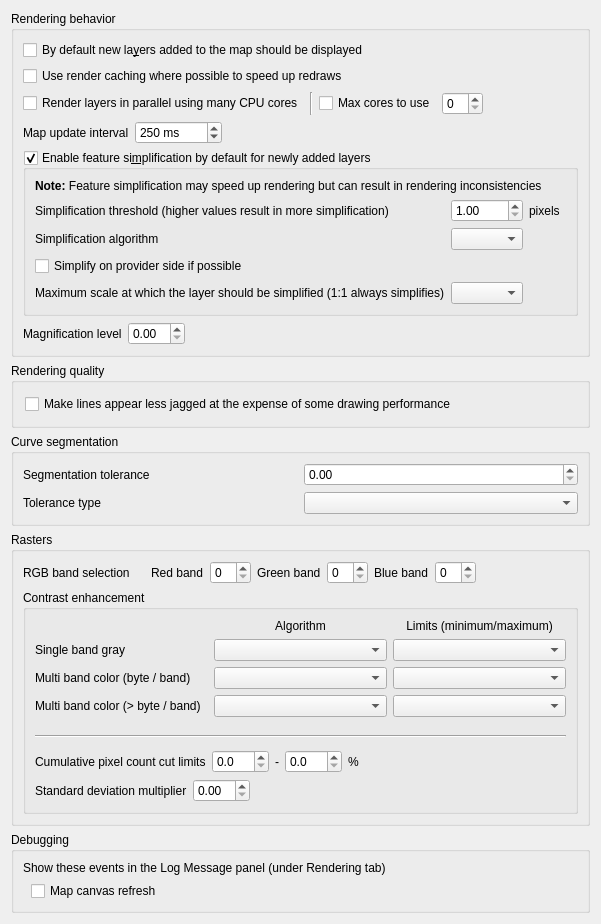
             <widget class="QWidget" name="mOptionsScrollAreaContents_04">
              <property name="geometry">
               <rect>
                <x>0</x>
                <y>0</y>
                <width>541</width>
                <height>827</height>
               </rect>
              </property>
              <layout class="QGridLayout" name="gridLayout_22">
               <item row="0" column="0">
                <widget class="QgsCollapsibleGroupBox" name="groupBox_5">
                 <property name="title">
                  <string>Rendering behavior</string>
                 </property>
                 <layout class="QVBoxLayout" name="verticalLayout_9">
                  <item>
                   <widget class="QCheckBox" name="chkAddedVisibility">
                    <property name="text">
                     <string>By default new la&amp;yers added to the map should be displayed</string>
                    </property>
                   </widget>
                  </item>
                  <item>
                   <widget class="QCheckBox" name="chkUseRenderCaching">
                    <property name="text">
                     <string>Use render caching where possible to speed up redraws</string>
                    </property>
                   </widget>
                  </item>
                  <item>
                   <layout class="QHBoxLayout" name="horizontalLayout_26">
                    <item>
                     <widget class="QCheckBox" name="chkParallelRendering">
                      <property name="text">
                       <string>Render layers in parallel using many CPU cores</string>
                      </property>
                     </widget>
                    </item>
                    <item>
                     <widget class="Line" name="line_6">
                      <property name="orientation">
                       <enum>Qt::Vertical</enum>
                      </property>
                     </widget>
                    </item>
                    <item>
                     <widget class="QCheckBox" name="chkMaxThreads">
                      <property name="text">
                       <string>Max cores to use</string>
                      </property>
                     </widget>
                    </item>
                    <item>
                     <widget class="QSpinBox" name="spinMaxThreads"/>
                    </item>
                    <item>
                     <spacer name="horizontalSpacer_41">
                      <property name="orientation">
                       <enum>Qt::Horizontal</enum>
                      </property>
                      <property name="sizeHint" stdset="0">
                       <size>
                        <width>40</width>
                        <height>20</height>
                       </size>
                      </property>
                     </spacer>
                    </item>
                   </layout>
                  </item>
                  <item>
                   <layout class="QHBoxLayout" name="horizontalLayout_4">
                    <item>
                     <widget class="QLabel" name="label_56">
                      <property name="text">
                       <string>Map update interval</string>
                      </property>
                     </widget>
                    </item>
                    <item>
                     <widget class="QSpinBox" name="spinMapUpdateInterval">
                      <property name="suffix">
                       <string> ms</string>
                      </property>
                      <property name="maximum">
                       <number>999999</number>
                      </property>
                      <property name="singleStep">
                       <number>50</number>
                      </property>
                      <property name="value">
                       <number>250</number>
                      </property>
                     </widget>
                    </item>
                    <item>
                     <spacer name="horizontalSpacer_46">
                      <property name="orientation">
                       <enum>Qt::Horizontal</enum>
                      </property>
                      <property name="sizeHint" stdset="0">
                       <size>
                        <width>40</width>
                        <height>20</height>
                       </size>
                      </property>
                     </spacer>
                    </item>
                   </layout>
                  </item>
                  <item>
                   <widget class="QgsCollapsibleGroupBox" name="mSimplifyDrawingGroupBox">
                    <property name="title">
                     <string>Enable feature si&amp;mplification by default for newly added layers</string>
                    </property>
                    <property name="flat">
                     <bool>true</bool>
                    </property>
                    <property name="checkable">
                     <bool>true</bool>
                    </property>
                    <layout class="QGridLayout" name="_14">
                     <item row="0" column="1" colspan="4">
                      <widget class="QLabel" name="label_59">
                       <property name="text">
                        <string>&lt;b&gt;Note:&lt;/b&gt; Feature simplification may speed up rendering but can result in rendering inconsistencies</string>
                       </property>
                      </widget>
                     </item>
                     <item row="1" column="1">
                      <widget class="QLabel" name="label_65">
                       <property name="text">
                        <string>Simplification threshold (higher values result in more simplification)</string>
                       </property>
                       <property name="margin">
                        <number>2</number>
                       </property>
                      </widget>
                     </item>
                     <item row="1" column="2">
                      <widget class="QDoubleSpinBox" name="mSimplifyDrawingSpinBox">
                       <property name="toolTip">
                        <string>Higher values result in more simplification</string>
                       </property>
                       <property name="decimals">
                        <number>2</number>
                       </property>
                       <property name="minimum">
                        <double>1.000000000000000</double>
                       </property>
                       <property name="maximum">
                        <double>5.000000000000000</double>
                       </property>
                       <property name="singleStep">
                        <double>0.200000000000000</double>
                       </property>
                       <property name="value">
                        <double>1.000000000000000</double>
                       </property>
                      </widget>
                     </item>
                     <item row="1" column="3">
                      <widget class="QLabel" name="mSimplifyDrawingPx">
                       <property name="text">
                        <string>pixels</string>
                       </property>
                       <property name="margin">
                        <number>2</number>
                       </property>
                      </widget>
                     </item>
                     <item row="1" column="4">
                      <spacer name="horizontalSpacer_40">
                       <property name="orientation">
                        <enum>Qt::Horizontal</enum>
                       </property>
                       <property name="sizeHint" stdset="0">
                        <size>
                         <width>20</width>
                         <height>20</height>
                        </size>
                       </property>
                      </spacer>
                     </item>
                     <item row="2" column="1">
                      <widget class="QLabel" name="mSimplifyAlgorithmLabel">
                       <property name="toolTip">
                        <string>This algorithm is only applied to simplify on local side</string>
                       </property>
                       <property name="text">
                        <string>Simplification algorithm</string>
                       </property>
                       <property name="margin">
                        <number>2</number>
                       </property>
                      </widget>
                     </item>
                     <item row="2" column="2">
                      <widget class="QComboBox" name="mSimplifyAlgorithmComboBox"/>
                     </item>
                     <item row="3" column="1" colspan="4">
                      <widget class="QCheckBox" name="mSimplifyDrawingAtProvider">
                       <property name="text">
                        <string>Simplify on provider side if possible</string>
                       </property>
                      </widget>
                     </item>
                     <item row="4" column="1">
                      <widget class="QLabel" name="mSimplifyMaxScaleLabel">
                       <property name="text">
                        <string>Maximum scale at which the layer should be simplified (1:1 always simplifies)</string>
                       </property>
                       <property name="margin">
                        <number>2</number>
                       </property>
                      </widget>
                     </item>
                     <item row="4" column="2">
                      <widget class="QgsScaleComboBox" name="mSimplifyMaximumScaleComboBox">
                       <property name="sizePolicy">
                        <sizepolicy hsizetype="Expanding" vsizetype="Fixed">
                         <horstretch>0</horstretch>
                         <verstretch>0</verstretch>
                        </sizepolicy>
                       </property>
                      </widget>
                     </item>
                    </layout>
                   </widget>
                  </item>
                  <item>
                   <layout class="QHBoxLayout" name="horizontalLayout_5">
                    <property name="topMargin">
                     <number>0</number>
                    </property>
                    <item>
                     <widget class="QLabel" name="labelMagnifier">
                      <property name="text">
                       <string>Magnification level</string>
                      </property>
                     </widget>
                    </item>
                    <item>
                     <widget class="QDoubleSpinBox" name="doubleSpinBoxMagnifierDefault"/>
                    </item>
                    <item>
                     <spacer name="horizontalSpacer_4">
                      <property name="orientation">
                       <enum>Qt::Horizontal</enum>
                      </property>
                      <property name="sizeType">
                       <enum>QSizePolicy::Expanding</enum>
                      </property>
                      <property name="sizeHint" stdset="0">
                       <size>
                        <width>40</width>
                        <height>20</height>
                       </size>
                      </property>
                     </spacer>
                    </item>
                   </layout>
                  </item>
                 </layout>
                </widget>
               </item>
               <item row="1" column="0">
                <widget class="QgsCollapsibleGroupBox" name="groupBox_8">
                 <property name="title">
                  <string>Rendering quality</string>
                 </property>
                 <layout class="QVBoxLayout" name="_5">
                  <property name="leftMargin">
                   <number>11</number>
                  </property>
                  <property name="topMargin">
                   <number>11</number>
                  </property>
                  <property name="rightMargin">
                   <number>11</number>
                  </property>
                  <property name="bottomMargin">
                   <number>11</number>
                  </property>
                  <item>
                   <widget class="QCheckBox" name="chkAntiAliasing">
                    <property name="text">
                     <string>Make lines appear less jagged at the expense of some drawing performance</string>
                    </property>
                   </widget>
                  </item>
                 </layout>
                </widget>
               </item>
               <item row="2" column="0">
                <widget class="QgsCollapsibleGroupBox" name="mSegmentationGroupBox">
                 <property name="title">
                  <string>Curve segmentation</string>
                 </property>
                 <layout class="QGridLayout" name="gridLayout_20">
                  <item row="0" column="0">
                   <widget class="QLabel" name="mSegmentationToleranceLabel">
                    <property name="text">
                     <string>Segmentation tolerance</string>
                    </property>
                   </widget>
                  </item>
                  <item row="0" column="1">
                   <widget class="QDoubleSpinBox" name="mSegmentationToleranceSpinBox"/>
                  </item>
                  <item row="1" column="0">
                   <widget class="QLabel" name="mToleranceTypeLabel">
                    <property name="text">
                     <string>Tolerance type</string>
                    </property>
                   </widget>
                  </item>
                  <item row="1" column="1">
                   <widget class="QComboBox" name="mToleranceTypeComboBox"/>
                  </item>
                 </layout>
                </widget>
               </item>
               <item row="3" column="0">
                <widget class="QgsCollapsibleGroupBox" name="groupBox_14">
                 <property name="title">
                  <string>Rasters</string>
                 </property>
                 <layout class="QVBoxLayout" name="verticalLayout_10">
                  <item>
                   <widget class="QWidget" name="widget" native="true">
                    <layout class="QHBoxLayout" name="horizontalLayout_19">
                     <property name="leftMargin">
                      <number>0</number>
                     </property>
                     <property name="topMargin">
                      <number>0</number>
                     </property>
                     <property name="rightMargin">
                      <number>0</number>
                     </property>
                     <property name="bottomMargin">
                      <number>0</number>
                     </property>
                     <item>
                      <widget class="QLabel" name="label_21">
                       <property name="text">
                        <string>RGB band selection</string>
                       </property>
                      </widget>
                     </item>
                     <item>
                      <spacer name="horizontalSpacer_19">
                       <property name="orientation">
                        <enum>Qt::Horizontal</enum>
                       </property>
                       <property name="sizeType">
                        <enum>QSizePolicy::Maximum</enum>
                       </property>
                       <property name="sizeHint" stdset="0">
                        <size>
                         <width>15</width>
                         <height>20</height>
                        </size>
                       </property>
                      </spacer>
                     </item>
                     <item>
                      <widget class="QLabel" name="label_22">
                       <property name="text">
                        <string>Red band</string>
                       </property>
                      </widget>
                     </item>
                     <item>
                      <widget class="QSpinBox" name="spnRed"/>
                     </item>
                     <item>
                      <widget class="QLabel" name="label_23">
                       <property name="text">
                        <string>Green band</string>
                       </property>
                      </widget>
                     </item>
                     <item>
                      <widget class="QSpinBox" name="spnGreen"/>
                     </item>
                     <item>
                      <widget class="QLabel" name="label_24">
                       <property name="text">
                        <string>Blue band</string>
                       </property>
                      </widget>
                     </item>
                     <item>
                      <widget class="QSpinBox" name="spnBlue"/>
                     </item>
                     <item>
                      <spacer name="horizontalSpacer_20">
                       <property name="orientation">
                        <enum>Qt::Horizontal</enum>
                       </property>
                       <property name="sizeHint" stdset="0">
                        <size>
                         <width>40</width>
                         <height>20</height>
                        </size>
                       </property>
                      </spacer>
                     </item>
                    </layout>
                   </widget>
                  </item>
                  <item>
                   <widget class="QGroupBox" name="groupBox_17">
                    <property name="title">
                     <string>Contrast enhancement</string>
                    </property>
                    <property name="flat">
                     <bool>true</bool>
                    </property>
                    <layout class="QVBoxLayout" name="verticalLayout_11">
                     <item>
                      <layout class="QGridLayout" name="gridLayout_33">
                       <item row="4" column="2">
                        <widget class="QComboBox" name="cboxContrastEnhancementLimitsMultiBandSingleByte"/>
                       </item>
                       <item row="1" column="1">
                        <widget class="QLabel" name="label_50">
                         <property name="text">
                          <string>Algorithm</string>
                         </property>
                         <property name="alignment">
                          <set>Qt::AlignCenter</set>
                         </property>
                        </widget>
                       </item>
                       <item row="3" column="1">
                        <widget class="QComboBox" name="cboxContrastEnhancementAlgorithmSingleBand"/>
                       </item>
                       <item row="3" column="0">
                        <widget class="QLabel" name="label_37">
                         <property name="text">
                          <string>Single band gray</string>
                         </property>
                        </widget>
                       </item>
                       <item row="1" column="2">
                        <widget class="QLabel" name="label_51">
                         <property name="text">
                          <string>Limits (minimum/maximum)</string>
                         </property>
                         <property name="alignment">
                          <set>Qt::AlignCenter</set>
                         </property>
                        </widget>
                       </item>
                       <item row="3" column="2">
                        <widget class="QComboBox" name="cboxContrastEnhancementLimitsSingleBand"/>
                       </item>
                       <item row="4" column="1">
                        <widget class="QComboBox" name="cboxContrastEnhancementAlgorithmMultiBandSingleByte"/>
                       </item>
                       <item row="4" column="0">
                        <widget class="QLabel" name="label_38">
                         <property name="text">
                          <string>Multi band color (byte / band) </string>
                         </property>
                        </widget>
                       </item>
                       <item row="5" column="0">
                        <widget class="QLabel" name="label_39">
                         <property name="text">
                          <string>Multi band color (&gt; byte / band) </string>
                         </property>
                        </widget>
                       </item>
                       <item row="5" column="1">
                        <widget class="QComboBox" name="cboxContrastEnhancementAlgorithmMultiBandMultiByte"/>
                       </item>
                       <item row="5" column="2">
                        <widget class="QComboBox" name="cboxContrastEnhancementLimitsMultiBandMultiByte"/>
                       </item>
                      </layout>
                     </item>
                     <item>
                      <widget class="QWidget" name="widget_4" native="true">
                       <layout class="QHBoxLayout" name="horizontalLayout_23">
                        <property name="leftMargin">
                         <number>0</number>
                        </property>
                        <property name="topMargin">
                         <number>0</number>
                        </property>
                        <property name="rightMargin">
                         <number>0</number>
                        </property>
                        <property name="bottomMargin">
                         <number>0</number>
                        </property>
                       </layout>
                      </widget>
                     </item>
                     <item>
                      <widget class="QWidget" name="widget_5" native="true">
                       <layout class="QHBoxLayout" name="horizontalLayout_24">
                        <property name="leftMargin">
                         <number>0</number>
                        </property>
                        <property name="topMargin">
                         <number>0</number>
                        </property>
                        <property name="rightMargin">
                         <number>0</number>
                        </property>
                        <property name="bottomMargin">
                         <number>0</number>
                        </property>
                       </layout>
                      </widget>
                     </item>
                     <item>
                      <widget class="Line" name="line">
                       <property name="orientation">
                        <enum>Qt::Horizontal</enum>
                       </property>
                      </widget>
                     </item>
                     <item>
                      <widget class="QWidget" name="widget_6" native="true">
                       <layout class="QHBoxLayout" name="horizontalLayout_25">
                        <property name="leftMargin">
                         <number>0</number>
                        </property>
                        <property name="topMargin">
                         <number>0</number>
                        </property>
                        <property name="rightMargin">
                         <number>0</number>
                        </property>
                        <property name="bottomMargin">
                         <number>0</number>
                        </property>
                       </layout>
                      </widget>
                     </item>
                     <item>
                      <widget class="QWidget" name="widget_7" native="true">
                       <layout class="QHBoxLayout" name="horizontalLayout_18">
                        <property name="leftMargin">
                         <number>0</number>
                        </property>
                        <property name="topMargin">
                         <number>0</number>
                        </property>
                        <property name="rightMargin">
                         <number>0</number>
                        </property>
                        <property name="bottomMargin">
                         <number>0</number>
                        </property>
                        <item>
                         <widget class="QLabel" name="label_36">
                          <property name="text">
                           <string>Cumulative pixel count cut limits</string>
                          </property>
                         </widget>
                        </item>
                        <item>
                         <widget class="QDoubleSpinBox" name="mRasterCumulativeCutLowerDoubleSpinBox">
                          <property name="decimals">
                           <number>1</number>
                          </property>
                         </widget>
                        </item>
                        <item>
                         <widget class="QLabel" name="label_34">
                          <property name="text">
                           <string>-</string>
                          </property>
                         </widget>
                        </item>
                        <item>
                         <widget class="QDoubleSpinBox" name="mRasterCumulativeCutUpperDoubleSpinBox">
                          <property name="decimals">
                           <number>1</number>
                          </property>
                         </widget>
                        </item>
                        <item>
                         <widget class="QLabel" name="label_35">
                          <property name="text">
                           <string>%</string>
                          </property>
                         </widget>
                        </item>
                        <item>
                         <spacer name="horizontalSpacer_18">
                          <property name="orientation">
                           <enum>Qt::Horizontal</enum>
                          </property>
                          <property name="sizeHint" stdset="0">
                           <size>
                            <width>123</width>
                            <height>20</height>
                           </size>
                          </property>
                         </spacer>
                        </item>
                       </layout>
                      </widget>
                     </item>
                     <item>
                      <widget class="QWidget" name="widget_2" native="true">
                       <layout class="QHBoxLayout" name="horizontalLayout_20">
                        <property name="leftMargin">
                         <number>0</number>
                        </property>
                        <property name="topMargin">
                         <number>0</number>
                        </property>
                        <property name="rightMargin">
                         <number>0</number>
                        </property>
                        <property name="bottomMargin">
                         <number>0</number>
                        </property>
                        <item>
                         <widget class="QLabel" name="label_25">
                          <property name="text">
                           <string>Standard deviation multiplier</string>
                          </property>
                         </widget>
                        </item>
                        <item>
                         <widget class="QDoubleSpinBox" name="spnThreeBandStdDev">
                          <property name="maximum">
                           <double>10.000000000000000</double>
                          </property>
                          <property name="singleStep">
                           <double>0.100000000000000</double>
                          </property>
                         </widget>
                        </item>
                        <item>
                         <spacer name="horizontalSpacer_21">
                          <property name="orientation">
                           <enum>Qt::Horizontal</enum>
                          </property>
                          <property name="sizeHint" stdset="0">
                           <size>
                            <width>258</width>
                            <height>20</height>
                           </size>
                          </property>
                         </spacer>
                        </item>
                       </layout>
                      </widget>
                     </item>
                    </layout>
                   </widget>
                  </item>
                 </layout>
                </widget>
               </item>
               <item row="4" column="0">
                <widget class="QgsCollapsibleGroupBox" name="groupBox_22">
                 <property name="title">
                  <string>Debugging</string>
                 </property>
                 <layout class="QVBoxLayout" name="verticalLayout_35">
                  <item>
                   <widget class="QLabel" name="label_55">
                    <property name="text">
                     <string>Show these events in the Log Message panel (under Rendering tab)</string>
                    </property>
                   </widget>
                  </item>
                  <item>
                   <layout class="QGridLayout" name="gridLayout_6">
                    <item row="0" column="0">
                     <spacer name="horizontalSpacer_37">
                      <property name="orientation">
                       <enum>Qt::Horizontal</enum>
                      </property>
                      <property name="sizeType">
                       <enum>QSizePolicy::Fixed</enum>
                      </property>
                      <property name="sizeHint" stdset="0">
                       <size>
                        <width>8</width>
                        <height>20</height>
                       </size>
                      </property>
                     </spacer>
                    </item>
                    <item row="0" column="1">
                     <widget class="QCheckBox" name="mLogCanvasRefreshChkBx">
                      <property name="text">
                       <string>Map canvas refresh</string>
                      </property>
                     </widget>
                    </item>
                   </layout>
                  </item>
                 </layout>
                </widget>
               </item>
               <item row="5" column="0">
                <spacer name="verticalSpacer_6">
                 <property name="orientation">
                  <enum>Qt::Vertical</enum>
                 </property>
                 <property name="sizeHint" stdset="0">
                  <size>
                   <width>20</width>
                   <height>40</height>
                  </size>
                 </property>
                </spacer>
               </item>
              </layout>
             </widget>
